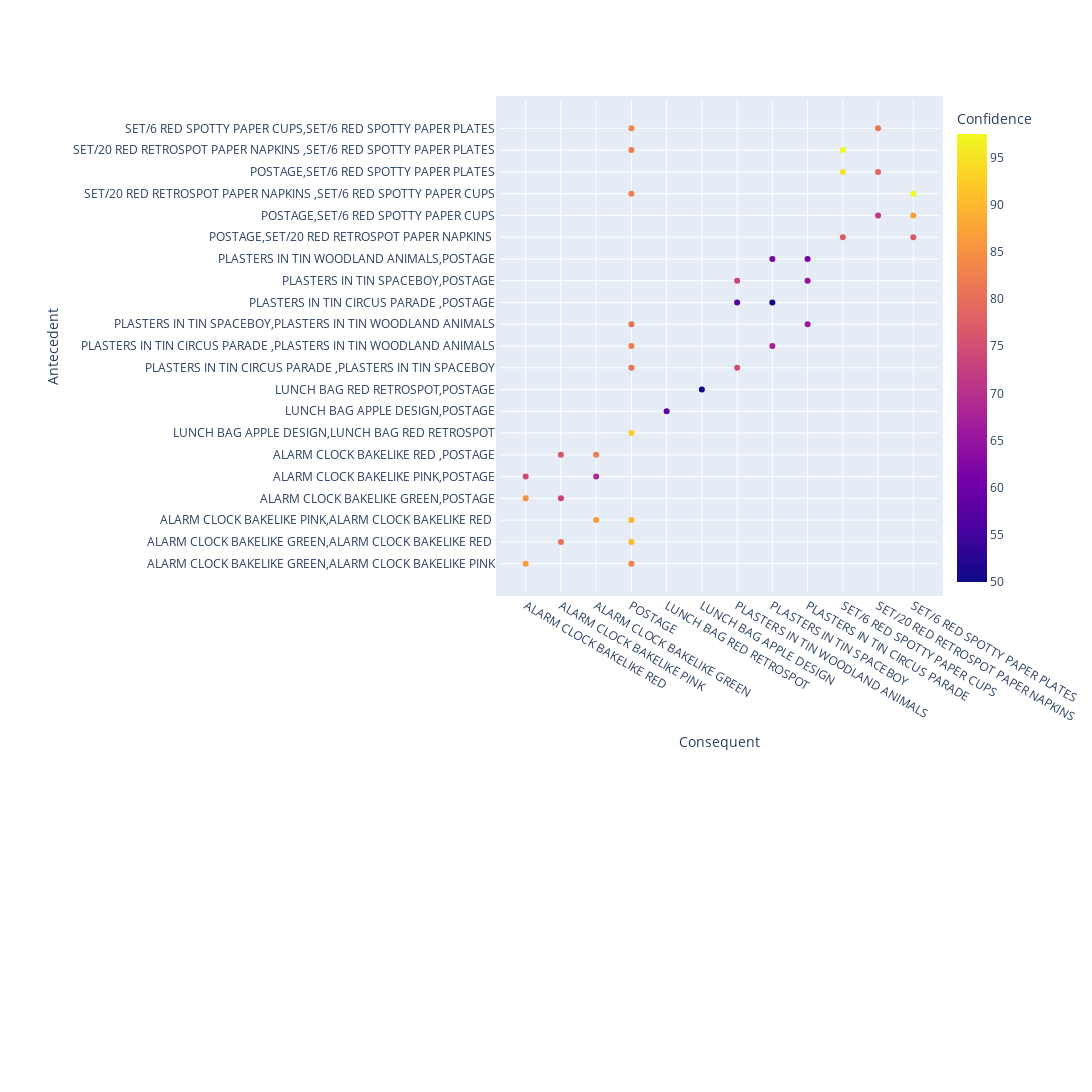

The cell this chart's notebook holds for it:
### Code cell
import plotly.express as px
plot1["Antecedent"] = plot1["Antecedent"].apply( lambda x : ','.join(list(x))).astype("unicode")
plot1["Consequent"] = plot1["Consequent"].apply(lambda x : ','.join(list(x))).astype("unicode")

fig = px.scatter( plot1 , x = "Consequent" , y = "Antecedent" , color = "Confidence",width=1200, height=1600)
fig.update_layout(margin=dict(
        l=500,
        r=150,
        b=500,
        t=100,
        pad=4
    ),)
fig.show()

### Figure 1 — Plotly figure (JSON) as saved in the notebook; plotly's stock layout.template omitted (floating-point values rounded to 4 significant figures)
{"data": [{"hoverlabel": {"namelength": 0}, "hovertemplate": "Consequent=%{x}<br>Antecedent=%{y}<br>Confidence=%{marker.color}", "legendgroup": "", "marker": {"color": [86.21, 80.65, 86.21, 82.76, 72.73, 68.57, 90.32, 84.85, 82.35, 89.66, 74.29, 76.47, 92.31, 58.54, 50, 75, 67.5, 65.85, 80.56, 50, 64.44, 82.5, 56.9, 61.11, 80.49, 73.33, 61.11, 76.74, 71.74, 82.5, 76.74, 78.57, 82.5, 86.96, 95.24, 83.33, 97.5, 97.5, 81.25], "coloraxis": "coloraxis", "symbol": "circle"}, "mode": "markers", "name": "", "showlegend": false, "type": "scatter", "x": ["ALARM CLOCK BAKELIKE RED ", "ALARM CLOCK BAKELIKE PINK", "ALARM CLOCK BAKELIKE GREEN", "POSTAGE", "ALARM CLOCK BAKELIKE PINK", "ALARM CLOCK BAKELIKE GREEN", "POSTAGE", "ALARM CLOCK BAKELIKE RED ", "ALARM CLOCK BAKELIKE GREEN", "POSTAGE", "ALARM CLOCK BAKELIKE RED ", "ALARM CLOCK BAKELIKE PINK", "POSTAGE", "LUNCH BAG RED RETROSPOT", "LUNCH BAG APPLE DESIGN", "PLASTERS IN TIN WOODLAND ANIMALS", "PLASTERS IN TIN SPACEBOY", "PLASTERS IN TIN CIRCUS PARADE ", "POSTAGE", "PLASTERS IN TIN SPACEBOY", "PLASTERS IN TIN CIRCUS PARADE ", "POSTAGE", "PLASTERS IN TIN WOODLAND ANIMALS", "PLASTERS IN TIN CIRCUS PARADE ", "POSTAGE", "PLASTERS IN TIN WOODLAND ANIMALS", "PLASTERS IN TIN SPACEBOY", "SET/6 RED SPOTTY PAPER CUPS", "SET/20 RED RETROSPOT PAPER NAPKINS ", "POSTAGE", "SET/6 RED SPOTTY PAPER PLATES", "SET/20 RED RETROSPOT PAPER NAPKINS ", "POSTAGE", "SET/6 RED SPOTTY PAPER PLATES", "SET/6 RED SPOTTY PAPER CUPS", "POSTAGE", "SET/6 RED SPOTTY PAPER PLATES", "SET/6 RED SPOTTY PAPER CUPS", "SET/20 RED RETROSPOT PAPER NAPKINS "], "xaxis": "x", "y": ["ALARM CLOCK BAKELIKE GREEN,ALARM CLOCK BAKELIKE PINK", "ALARM CLOCK BAKELIKE GREEN,ALARM CLOCK BAKELIKE RED ", "ALARM CLOCK BAKELIKE PINK,ALARM CLOCK BAKELIKE RED ", "ALARM CLOCK BAKELIKE GREEN,ALARM CLOCK BAKELIKE PINK", "ALARM CLOCK BAKELIKE GREEN,POSTAGE", "ALARM CLOCK BAKELIKE PINK,POSTAGE", "ALARM CLOCK BAKELIKE GREEN,ALARM CLOCK BAKELIKE RED ", "ALARM CLOCK BAKELIKE GREEN,POSTAGE", "ALARM CLOCK BAKELIKE RED ,POSTAGE", "ALARM CLOCK BAKELIKE PINK,ALARM CLOCK BAKELIKE RED ", "ALARM CLOCK BAKELIKE PINK,POSTAGE", "ALARM CLOCK BAKELIKE RED ,POSTAGE", "LUNCH BAG APPLE DESIGN,LUNCH BAG RED RETROSPOT", "LUNCH BAG APPLE DESIGN,POSTAGE", "LUNCH BAG RED RETROSPOT,POSTAGE", "PLASTERS IN TIN CIRCUS PARADE ,PLASTERS IN TIN SPACEBOY", "PLASTERS IN TIN CIRCUS PARADE ,PLASTERS IN TIN WOODLAND ANIMALS", "PLASTERS IN TIN SPACEBOY,PLASTERS IN TIN WOODLAND ANIMALS", "PLASTERS IN TIN CIRCUS PARADE ,PLASTERS IN TIN SPACEBOY", "PLASTERS IN TIN CIRCUS PARADE ,POSTAGE", "PLASTERS IN TIN SPACEBOY,POSTAGE", "PLASTERS IN TIN CIRCUS PARADE ,PLASTERS IN TIN WOODLAND ANIMALS", "PLASTERS IN TIN CIRCUS PARADE ,POSTAGE", "PLASTERS IN TIN WOODLAND ANIMALS,POSTAGE", "PLASTERS IN TIN SPACEBOY,PLASTERS IN TIN WOODLAND ANIMALS", "PLASTERS IN TIN SPACEBOY,POSTAGE", "PLASTERS IN TIN WOODLAND ANIMALS,POSTAGE", "POSTAGE,SET/20 RED RETROSPOT PAPER NAPKINS ", "POSTAGE,SET/6 RED SPOTTY PAPER CUPS", "SET/20 RED RETROSPOT PAPER NAPKINS ,SET/6 RED SPOTTY PAPER CUPS", "POSTAGE,SET/20 RED RETROSPOT PAPER NAPKINS ", "POSTAGE,SET/6 RED SPOTTY PAPER PLATES", "SET/20 RED RETROSPOT PAPER NAPKINS ,SET/6 RED SPOTTY PAPER PLATES", "POSTAGE,SET/6 RED SPOTTY PAPER CUPS", "POSTAGE,SET/6 RED SPOTTY PAPER PLATES", "SET/6 RED SPOTTY PAPER CUPS,SET/6 RED SPOTTY PAPER PLATES", "SET/20 RED RETROSPOT PAPER NAPKINS ,SET/6 RED SPOTTY PAPER CUPS", "SET/20 RED RETROSPOT PAPER NAPKINS ,SET/6 RED SPOTTY PAPER PLATES", "SET/6 RED SPOTTY PAPER CUPS,SET/6 RED SPOTTY PAPER PLATES"], "yaxis": "y"}], "layout": {"coloraxis": {"colorbar": {"title": {"text": "Confidence"}}, "colorscale": [[0, "#0d0887"], [0.1111, "#46039f"], [0.2222, "#7201a8"], [0.3333, "#9c179e"], [0.4444, "#bd3786"], [0.5556, "#d8576b"], [0.6667, "#ed7953"], [0.7778, "#fb9f3a"], [0.8889, "#fdca26"], [1, "#f0f921"]]}, "height": 1600, "legend": {"tracegroupgap": 0}, "margin": {"b": 500, "l": 500, "pad": 4, "r": 150, "t": 100}, "width": 1200, "xaxis": {"anchor": "y", "domain": [0, 1], "title": {"text": "Consequent"}}, "yaxis": {"anchor": "x", "domain": [0, 1], "title": {"text": "Antecedent"}}}}
